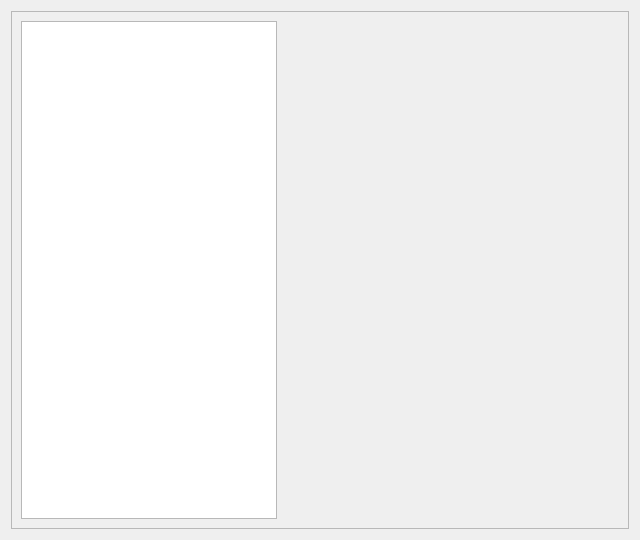
<?xml version="1.0" encoding="UTF-8"?>
<ui version="4.0">
 <class>EvalWidget</class>
 <widget class="QWidget" name="EvalWidget">
  <property name="geometry">
   <rect>
    <x>0</x>
    <y>0</y>
    <width>640</width>
    <height>540</height>
   </rect>
  </property>
  <property name="windowTitle">
   <string>Form</string>
  </property>
  <layout class="QVBoxLayout" name="verticalLayout">
   <item>
    <widget class="QFrame" name="frame">
     <property name="frameShape">
      <enum>QFrame::StyledPanel</enum>
     </property>
     <property name="frameShadow">
      <enum>QFrame::Raised</enum>
     </property>
     <layout class="QHBoxLayout" name="horizontalLayout">
      <item>
       <widget class="QTableView" name="sampleTable">
        <property name="enabled">
         <bool>true</bool>
        </property>
        <property name="sizePolicy">
         <sizepolicy hsizetype="Preferred" vsizetype="Expanding">
          <horstretch>0</horstretch>
          <verstretch>0</verstretch>
         </sizepolicy>
        </property>
        <property name="maximumSize">
         <size>
          <width>600</width>
          <height>2000000</height>
         </size>
        </property>
        <attribute name="horizontalHeaderShowSortIndicator" stdset="0">
         <bool>true</bool>
        </attribute>
        <attribute name="horizontalHeaderStretchLastSection">
         <bool>true</bool>
        </attribute>
       </widget>
      </item>
      <item>
       <widget class="ImageWidget" name="widgetGt" native="true"/>
      </item>
      <item>
       <widget class="ImageWidget" name="widgetPred" native="true"/>
      </item>
     </layout>
    </widget>
   </item>
  </layout>
 </widget>
 <customwidgets>
  <customwidget>
   <class>ImageWidget</class>
   <extends>QWidget</extends>
   <header>aisi_joints.ui.ui.widgets.imagewidget.h</header>
   <container>1</container>
  </customwidget>
 </customwidgets>
 <resources/>
 <connections/>
</ui>
